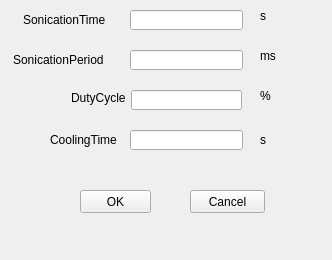
<?xml version="1.0" encoding="UTF-8"?>
<ui version="4.0">
 <class>Form</class>
 <widget class="QWidget" name="Form">
  <property name="geometry">
   <rect>
    <x>0</x>
    <y>0</y>
    <width>332</width>
    <height>260</height>
   </rect>
  </property>
  <property name="windowTitle">
   <string>Form</string>
  </property>
  <widget class="QLabel" name="label">
   <property name="geometry">
    <rect>
     <x>71</x>
     <y>90</y>
     <width>54</width>
     <height>16</height>
    </rect>
   </property>
   <property name="text">
    <string>DutyCycle</string>
   </property>
  </widget>
  <widget class="QPushButton" name="btnOK">
   <property name="geometry">
    <rect>
     <x>80</x>
     <y>190</y>
     <width>71</width>
     <height>23</height>
    </rect>
   </property>
   <property name="text">
    <string>OK</string>
   </property>
  </widget>
  <widget class="QLineEdit" name="DutyCycleEdit">
   <property name="geometry">
    <rect>
     <x>131</x>
     <y>90</y>
     <width>111</width>
     <height>20</height>
    </rect>
   </property>
  </widget>
  <widget class="QLabel" name="label_2">
   <property name="geometry">
    <rect>
     <x>23</x>
     <y>10</y>
     <width>91</width>
     <height>20</height>
    </rect>
   </property>
   <property name="text">
    <string>SonicationTime</string>
   </property>
  </widget>
  <widget class="QLabel" name="label_3">
   <property name="geometry">
    <rect>
     <x>13</x>
     <y>50</y>
     <width>101</width>
     <height>20</height>
    </rect>
   </property>
   <property name="text">
    <string>SonicationPeriod</string>
   </property>
  </widget>
  <widget class="QLabel" name="label_4">
   <property name="geometry">
    <rect>
     <x>50</x>
     <y>130</y>
     <width>91</width>
     <height>20</height>
    </rect>
   </property>
   <property name="text">
    <string>CoolingTime</string>
   </property>
  </widget>
  <widget class="QLineEdit" name="SonicationTimeEdit">
   <property name="geometry">
    <rect>
     <x>130</x>
     <y>10</y>
     <width>113</width>
     <height>20</height>
    </rect>
   </property>
  </widget>
  <widget class="QLineEdit" name="SonicationPeriodEdit">
   <property name="geometry">
    <rect>
     <x>130</x>
     <y>50</y>
     <width>113</width>
     <height>20</height>
    </rect>
   </property>
  </widget>
  <widget class="QLineEdit" name="CoolingTimeEdit">
   <property name="geometry">
    <rect>
     <x>130</x>
     <y>130</y>
     <width>113</width>
     <height>20</height>
    </rect>
   </property>
  </widget>
  <widget class="QLabel" name="label_5">
   <property name="geometry">
    <rect>
     <x>260</x>
     <y>90</y>
     <width>54</width>
     <height>12</height>
    </rect>
   </property>
   <property name="text">
    <string>%</string>
   </property>
  </widget>
  <widget class="QLabel" name="label_6">
   <property name="geometry">
    <rect>
     <x>260</x>
     <y>10</y>
     <width>54</width>
     <height>12</height>
    </rect>
   </property>
   <property name="text">
    <string>s</string>
   </property>
  </widget>
  <widget class="QLabel" name="label_7">
   <property name="geometry">
    <rect>
     <x>260</x>
     <y>50</y>
     <width>54</width>
     <height>12</height>
    </rect>
   </property>
   <property name="text">
    <string>ms</string>
   </property>
  </widget>
  <widget class="QLabel" name="label_8">
   <property name="geometry">
    <rect>
     <x>260</x>
     <y>130</y>
     <width>21</width>
     <height>20</height>
    </rect>
   </property>
   <property name="text">
    <string>s</string>
   </property>
  </widget>
  <widget class="QPushButton" name="btnCancel">
   <property name="geometry">
    <rect>
     <x>190</x>
     <y>190</y>
     <width>75</width>
     <height>23</height>
    </rect>
   </property>
   <property name="text">
    <string>Cancel</string>
   </property>
  </widget>
 </widget>
 <resources/>
 <connections/>
</ui>
